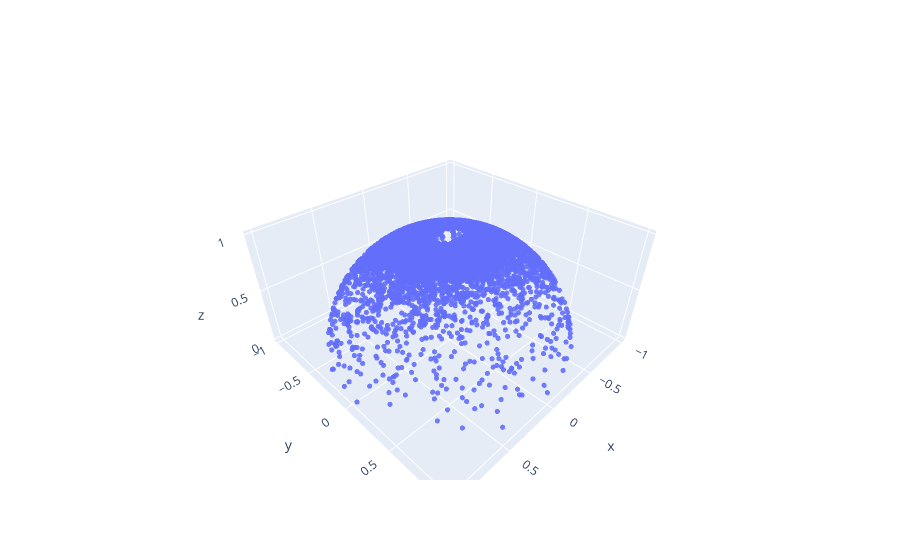

The cell this chart's notebook holds for it:
### Code cell
# Plot
fig = go.Figure(data=go.Scatter3d(
    x=X_unit[:, 0], y=X_unit[:, 1], z=X_unit[:, 2],
    mode='markers',
    marker=dict(
        size=3,
        colorscale='Viridis',
        opacity=0.9
    )
))

fig.show()

### Figure 1 — Plotly figure (JSON) as saved in the notebook; plotly's stock layout.template omitted (floating-point values rounded to 4 significant figures; data arrays with more than 128 entries replaced by an {"elided": "..."} marker saying what was removed)
{"data": [{"marker": {"colorscale": [[0, "#440154"], [0.1111, "#482878"], [0.2222, "#3e4989"], [0.3333, "#31688e"], [0.4444, "#26828e"], [0.5556, "#1f9e89"], [0.6667, "#35b779"], [0.7778, "#6ece58"], [0.8889, "#b5de2b"], [1, "#fde725"]], "opacity": 0.9, "size": 3}, "mode": "markers", "type": "scatter3d", "x": {"elided": "10000 float values"}, "y": {"elided": "10000 float values"}, "z": {"elided": "10000 float values"}}], "layout": {}}
